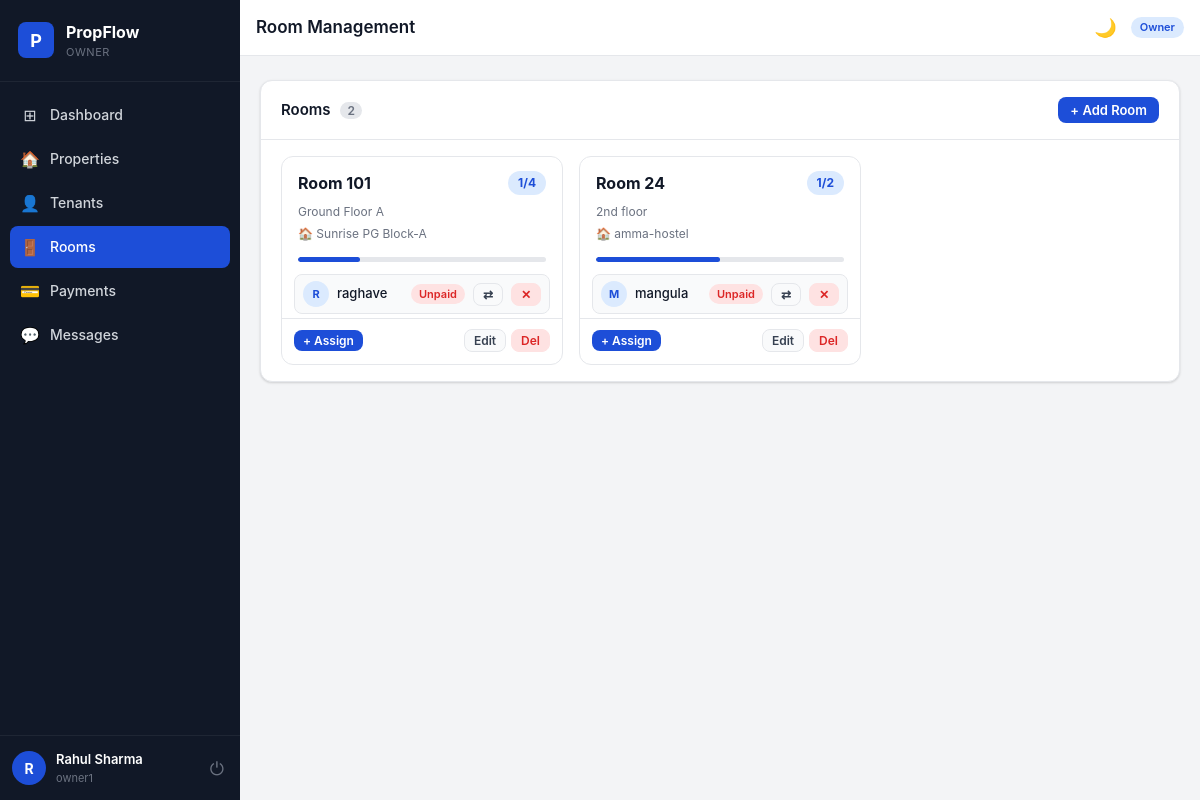
/rooms/ (signed in), run on the app's committed database.
### models.py (models this page shows, shortened)
class User(UserMixin, db.Model):
    __tablename__ = "users"
    id            = db.Column(db.Integer, primary_key=True)
    phone         = db.Column(db.String(30),  unique=True, nullable=False)
    full_name     = db.Column(db.String(150), nullable=False)
    password_hash = db.Column(db.String(255), nullable=False)
    role          = db.Column(db.String(10),  nullable=False, default="tenant")  # admin|owner|tenant
    is_active     = db.Column(db.Boolean, default=True,  nullable=False)
    owner_id      = db.Column(db.Integer,
                               db.ForeignKey("users.id", ondelete="SET NULL"),
                               nullable=True)
    created_at    = db.Column(db.DateTime, default=now_utc, nullable=False)
    updated_at    = db.Column(db.DateTime, default=now_utc, onupdate=now_utc, nullable=False)
    owned_tenants     = db.relationship(
        "User", foreign_keys=[owner_id],
        backref=db.backref("owner_user", remote_side=[id]),
        lazy="dynamic"
    )
    properties        = db.relationship("Property",       back_populates="owner",
                                        foreign_keys="Property.owner_id",    lazy="dynamic")
    tenancies         = db.relationship("PropertyTenant", back_populates="tenant",
                                        foreign_keys="PropertyTenant.tenant_id", lazy="dynamic")
    payments          = db.relationship("Payment",        back_populates="tenant",
                                        foreign_keys="Payment.tenant_id",    lazy="dynamic")
    notifications     = db.relationship("Notification",   back_populates="user",   lazy="dynamic")
    sent_messages     = db.relationship("Message", back_populates="sender",
                                        foreign_keys="Message.sender_id",    lazy="dynamic")
    received_messages = db.relationship("Message", back_populates="receiver",
                                        foreign_keys="Message.receiver_id",  lazy="dynamic")
    room_assignments  = db.relationship("RoomTenant", back_populates="tenant",
                                        foreign_keys="RoomTenant.tenant_id", lazy="dynamic")
    __table_args__ = (
        Index("ix_users_phone", "phone"),
        Index("ix_users_role",  "role"),
        Index("ix_users_owner_role", "owner_id", "role"),
    )

class Room(db.Model):
    __tablename__ = "rooms"
    id           = db.Column(db.Integer,     primary_key=True)
    room_number  = db.Column(db.String(20),  nullable=False)   # "1", "101", "G-1" etc.
    max_capacity = db.Column(db.Integer,     default=4, nullable=False)
    description  = db.Column(db.String(200), nullable=True)
    floor        = db.Column(db.String(20),  nullable=True)    # e.g. "Ground", "1st"
    amenities    = db.Column(db.String(500), nullable=True)    # comma-separated tags
    property_id  = db.Column(db.Integer,
                              db.ForeignKey("properties.id", ondelete="CASCADE"),
                              nullable=True)
    owner_id     = db.Column(db.Integer,
                              db.ForeignKey("users.id", ondelete="CASCADE"),
                              nullable=False)
    is_active    = db.Column(db.Boolean, default=True, nullable=False)
    created_at   = db.Column(db.DateTime, default=now_utc)
    updated_at   = db.Column(db.DateTime, default=now_utc, onupdate=now_utc)
    prop         = db.relationship("Property",  back_populates="rooms", foreign_keys=[property_id])
    owner        = db.relationship("User",      foreign_keys=[owner_id])
    room_tenants = db.relationship("RoomTenant", back_populates="room",
                                   cascade="all, delete-orphan", lazy="dynamic")
    def get_occupancy(self):
        return self.room_tenants.filter_by().count()
    def get_is_full(self):
        return self.get_occupancy() >= self.max_capacity
    def to_dict(self):
        occ = self.get_occupancy()
        return {
            "id": self.id, "room_number": self.room_number,
            "max_capacity": self.max_capacity, "occupancy": occ,
            "vacant_slots": max(0, self.max_capacity - occ),
            "is_full": occ >= self.max_capacity,
            "description": self.description or "",
            "floor": self.floor or "",
            "property_id": self.property_id, "owner_id": self.owner_id,
            "is_active": self.is_active,
        }
    __table_args__ = (
        UniqueConstraint("property_id", "room_number", name="uq_room_property_number"),
        CheckConstraint("max_capacity >= 1 AND max_capacity <= 4",
                        name="ck_room_capacity"),
        Index("ix_rooms_owner_id",    "owner_id"),
        Index("ix_rooms_property_id", "property_id"),
    )

class Property(db.Model):
    __tablename__ = "properties"
    id            = db.Column(db.Integer, primary_key=True)
    name          = db.Column(db.String(200), nullable=False)
    address       = db.Column(db.Text,        nullable=False)
    city          = db.Column(db.String(100), nullable=False)
    state         = db.Column(db.String(50),  nullable=True)
    zip_code      = db.Column(db.String(20),  nullable=True)
    unit_number   = db.Column(db.String(50),  nullable=True)
    property_type = db.Column(db.String(50),  default="apartment")
    bedrooms      = db.Column(db.Integer,     nullable=True)
    bathrooms     = db.Column(db.Integer,     nullable=True)
    area_sqft     = db.Column(db.Float,       nullable=True)
    monthly_rent  = db.Column(db.Numeric(10, 2), nullable=False)
    description   = db.Column(db.Text,        nullable=True)
    status        = db.Column(db.String(20),  default="available", nullable=False)
    owner_id      = db.Column(db.Integer,
                               db.ForeignKey("users.id", ondelete="CASCADE"),
                               nullable=False)
    is_deleted    = db.Column(db.Boolean, default=False, nullable=False)
    created_at    = db.Column(db.DateTime, default=now_utc)
    updated_at    = db.Column(db.DateTime, default=now_utc, onupdate=now_utc)
    owner    = db.relationship("User",           back_populates="properties", foreign_keys=[owner_id])
    tenants  = db.relationship("PropertyTenant", back_populates="property",   lazy="dynamic")
    payments = db.relationship("Payment",        back_populates="property",   lazy="dynamic")
    rooms    = db.relationship("Room",           back_populates="prop",       lazy="dynamic")
    __table_args__ = (
        Index("ix_properties_owner_id",  "owner_id"),
        Index("ix_properties_status",    "status"),
    )

class RoomTenant(db.Model):
    __tablename__ = "room_tenants"
    id             = db.Column(db.Integer, primary_key=True)
    room_id        = db.Column(db.Integer,
                                db.ForeignKey("rooms.id", ondelete="CASCADE"),
                                nullable=False)
    tenant_id      = db.Column(db.Integer,
                                db.ForeignKey("users.id", ondelete="CASCADE"),
                                nullable=False)
    payment_status = db.Column(db.String(20), default="not_paid", nullable=False)  # paid|not_paid
    assigned_at    = db.Column(db.DateTime, default=now_utc)
    vacated_at     = db.Column(db.DateTime, nullable=True)
    is_active      = db.Column(db.Boolean, default=True, nullable=False)
    room   = db.relationship("Room", back_populates="room_tenants", foreign_keys=[room_id])
    tenant = db.relationship("User", back_populates="room_assignments", foreign_keys=[tenant_id])
    __table_args__ = (
        UniqueConstraint("room_id", "tenant_id", name="uq_room_tenant"),
        Index("ix_rt_tenant_id", "tenant_id"),
        Index("ix_rt_room_id",   "room_id"),
    )

### routes/rooms.py (the view)
@rooms_bp.route("/")
@login_required
@role_required("owner", "admin")
def index():
    rooms     = _owner_rooms().order_by(Room.room_number).all()
    room_data = []
    for r in rooms:
        assignments = r.room_tenants.filter_by(is_active=True).all()
        occ         = len(assignments)
        paid_cnt    = sum(1 for a in assignments if a.payment_status == "paid")
        room_data.append({
            "room": r, "assignments": assignments,
            "occupancy": occ, "vacant": max(0, r.max_capacity - occ),
            "paid_count": paid_cnt,
        })
    properties = (Property.query.filter_by(is_deleted=False).all()
                  if current_user.role == "admin" else
                  Property.query.filter_by(owner_id=current_user.id,
                                           is_deleted=False).all())
    tenants    = (User.query.filter_by(role="tenant", is_active=True).all()
                  if current_user.role == "admin" else
                  User.query.filter_by(role="tenant", owner_id=current_user.id,
                                       is_active=True).all())
    return render_template("rooms/index.html",
                           room_data=room_data,
                           properties=properties,
                           tenants=tenants)

### templates/rooms/index.html (shortened to what this page needs)
{% extends "base.html" %}
{% block page_title %}Room Management{% endblock %}
{% block content %}
<div class="card">
  <div class="card-header">
    <h2>Rooms <span class="badge-count">{{ room_data|length }}</span></h2>
    <button class="btn btn-primary btn-sm" onclick="openModal('addRoomModal')">+ Add Room</button>
  </div>
  {% if room_data %}
  <div class="rooms-grid">
    {% for rd in room_data %}
    {% set r = rd.room %}
    <div class="room-card {% if r.get_is_full() %}room-full{% endif %}">
      <div class="room-card-header">
        <div class="room-number">Room {{ r.room_number }}</div>
        <div class="room-occupancy-badge {% if r.get_is_full() %}occ-full{% elif rd.occupancy > 0 %}occ-partial{% else %}occ-empty{% endif %}">
          {{ rd.occupancy }}/{{ r.max_capacity }}
        </div>
      </div>
      {% if r.description %}
      <div class="room-desc text-muted">{{ r.description }}</div>
      {% endif %}
      {% if r.prop %}
      <div class="room-prop text-muted">🏠 {{ r.prop.name }}</div>
      {% endif %}
      <div class="occ-bar-wrap">
        <div class="occ-bar" style="width:{{ (rd.occupancy / r.max_capacity * 100)|int }}%"></div>
      </div>
      {% if rd.assignments %}
      <div class="tenant-list">
        {% for a in rd.assignments %}
        <div class="tenant-row">
          <div class="tenant-avatar-sm">{{ a.tenant.full_name[0].upper() if a.tenant else '?' }}</div>
          <span class="tenant-name-sm">{{ a.tenant.full_name if a.tenant else '?' }}</span>
          <span class="payment-pill {% if a.payment_status == 'paid' %}pill-paid{% else %}pill-unpaid{% endif %}">
            {{ 'Paid' if a.payment_status == 'paid' else 'Unpaid' }}
          </span>
          <form method="POST" action="{{ url_for('rooms.update_payment', aid=a.id) }}" style="display:inline">
            <button class="btn btn-ghost btn-xs" title="Toggle payment">⇄</button>
          </form>
          <form method="POST" action="{{ url_for('rooms.remove_tenant', aid=a.id) }}" style="display:inline"
                onsubmit="return confirm('Remove from room?')">
            <button class="btn btn-danger btn-xs">✕</button>
          </form>
        </div>
        {% endfor %}
      </div>
      {% else %}
      <div class="text-muted" style="font-size:12px;padding:8px 0">No tenants assigned</div>
      {% endif %}
      <div class="room-card-footer">
        {% if not r.get_is_full() %}
        <button class="btn btn-primary btn-xs" onclick='openAssignModal({{ r.id }}, {{ r.room_number }})'>+ Assign</button>
        {% else %}
        <span class="badge badge-overdue" style="font-size:11px">Full</span>
        {% endif %}
        <div class="action-btns">
          <button class="btn btn-ghost btn-xs" onclick='openEditRoom({{ r.to_dict()|tojson }})'>Edit</button>
          <form method="POST" action="{{ url_for('rooms.delete_room', rid=r.id) }}" style="display:inline"
                onsubmit="return confirm('Delete Room {{ r.room_number }}?')">
            <button class="btn btn-danger btn-xs">Del</button>
          </form>
        </div>
      </div>
    </div>
    {% endfor %}
  </div>
  {% else %}
  <div class="empty-state">
    <div class="empty-icon">🚪</div>
    <p>No rooms yet. Add your first room!</p>
    <button class="btn btn-primary" onclick="openModal('addRoomModal')">+ Add Room</button>
  </div>
  {% endif %}
</div>
{% endblock %}

### templates/base.html (shortened to what this page needs)
<!DOCTYPE html>
<html lang="en" data-theme="light">
<head>
  <link rel="stylesheet" href="{{ url_for('static', filename='css/style.css') }}"/>
</head>
<body>
<aside class="sidebar" id="sidebar">
  <div class="sidebar-logo">
    <div class="logo-icon">P</div>
    <div>
      <div class="logo-name">PropFlow</div>
      <div class="logo-role">{{ current_user.role | capitalize }}</div>
    </div>
  </div>
  <nav class="sidebar-nav">
    {% if current_user.role == 'admin' %}
      <a href="{{ url_for('admin.dashboard') }}"  class="nav-item {% if request.endpoint == 'admin.dashboard'   %}active{% endif %}"><span class="nav-icon">⊞</span>Dashboard</a>
      <a href="{{ url_for('admin.users') }}"      class="nav-item {% if request.endpoint == 'admin.users'      %}active{% endif %}"><span class="nav-icon">👔</span>Owners</a>
      <a href="{{ url_for('admin.properties') }}" class="nav-item {% if request.endpoint == 'admin.properties' %}active{% endif %}"><span class="nav-icon">🏠</span>Properties</a>
      <a href="{{ url_for('rooms.index') }}"      class="nav-item {% if 'rooms' in request.endpoint            %}active{% endif %}"><span class="nav-icon">🚪</span>Rooms</a>
      <a href="{{ url_for('admin.payments') }}"   class="nav-item {% if request.endpoint == 'admin.payments'   %}active{% endif %}"><span class="nav-icon">💳</span>Payments</a>
      <a href="{{ url_for('chat.index') }}"       class="nav-item {% if 'chat' in request.endpoint             %}active{% endif %}">
        <span class="nav-icon">💬</span>Messages<span class="nav-badge" id="msgBadge" style="display:none"></span>
      </a>
    {% elif current_user.role == 'owner' %}
      <a href="{{ url_for('owner.dashboard') }}"  class="nav-item {% if request.endpoint == 'owner.dashboard'   %}active{% endif %}"><span class="nav-icon">⊞</span>Dashboard</a>
      <a href="{{ url_for('owner.properties') }}" class="nav-item {% if request.endpoint == 'owner.properties'  %}active{% endif %}"><span class="nav-icon">🏠</span>Properties</a>
      <a href="{{ url_for('owner.tenants') }}"    class="nav-item {% if request.endpoint == 'owner.tenants'     %}active{% endif %}"><span class="nav-icon">👤</span>Tenants</a>
      <a href="{{ url_for('rooms.index') }}"      class="nav-item {% if 'rooms' in request.endpoint             %}active{% endif %}"><span class="nav-icon">🚪</span>Rooms</a>
      <a href="{{ url_for('owner.payments') }}"   class="nav-item {% if request.endpoint == 'owner.payments'    %}active{% endif %}"><span class="nav-icon">💳</span>Payments</a>
      <a href="{{ url_for('chat.index') }}"       class="nav-item {% if 'chat' in request.endpoint              %}active{% endif %}">
        <span class="nav-icon">💬</span>Messages
      </a>
    {% endif %}
  </nav>
  <div class="sidebar-footer">
    <div class="user-info">
      <div class="user-avatar">{{ current_user.full_name[0].upper() }}</div>
      <div>
        <div class="user-name">{{ current_user.full_name }}</div>
        <div class="user-phone">{{ current_user.phone }}</div>
      </div>
    </div>
    <a href="{{ url_for('auth.logout') }}" class="logout-btn" title="Logout">⏻</a>
  </div>
</aside>
<div class="main-wrap">
  <header class="topbar">
    <h1 class="page-title">{% block page_title %}{% endblock %}</h1>
    <div class="topbar-right">
      <button class="icon-btn" id="darkToggle" onclick="toggleDark()" title="Dark mode" aria-label="Toggle dark mode">🌙</button>
      <span class="role-badge role-{{ current_user.role }}">{{ current_user.role }}</span>
    </div>
  </header>
  <main class="page-content">
    {% block content %}{% endblock %}
  </main>
</div>
</body>
</html>

### data on the page
User: role "OWNER", full_name "R", full_name "Rahul Sharma", phone "owner1", role "Owner"
Room: room_number "101", max_capacity "4", description "Ground Floor A"
Property: prop.name "Sunrise PG Block-A"
RoomTenant: tenant "R", tenant "raghave", payment_status "Unpaid"
Room: room_number "24", max_capacity "2", description "2nd floor"
Property: prop.name "amma-hostel"
RoomTenant: tenant "M", tenant "mangula", payment_status "Unpaid"

### other printed values
{{ room_data|length }} "2"
{{ rd.occupancy }} "1" "1"
